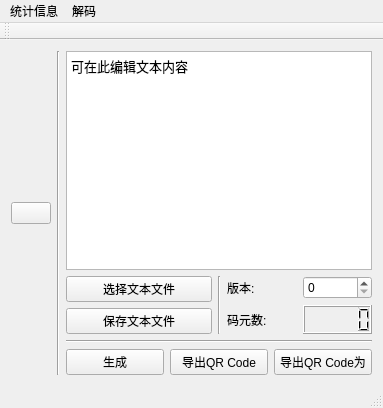
<?xml version="1.0" encoding="UTF-8"?>
<ui version="4.0">
 <class>MainWindow</class>
 <widget class="QMainWindow" name="MainWindow">
  <property name="geometry">
   <rect>
    <x>0</x>
    <y>0</y>
    <width>383</width>
    <height>408</height>
   </rect>
  </property>
  <property name="windowTitle">
   <string>MainWindow</string>
  </property>
  <widget class="QWidget" name="centralWidget">
   <layout class="QHBoxLayout" name="horizontalLayout_3">
    <item>
     <widget class="QPushButton" name="codeButton">
      <property name="text">
       <string/>
      </property>
     </widget>
    </item>
    <item>
     <widget class="Line" name="line_2">
      <property name="orientation">
       <enum>Qt::Vertical</enum>
      </property>
     </widget>
    </item>
    <item>
     <layout class="QVBoxLayout" name="verticalLayout">
      <item>
       <widget class="QTextEdit" name="textEdit">
        <property name="html">
         <string>&lt;!DOCTYPE HTML PUBLIC &quot;-//W3C//DTD HTML 4.0//EN&quot; &quot;http://www.w3.org/TR/REC-html40/strict.dtd&quot;&gt;
&lt;html&gt;&lt;head&gt;&lt;meta name=&quot;qrichtext&quot; content=&quot;1&quot; /&gt;&lt;style type=&quot;text/css&quot;&gt;
p, li { white-space: pre-wrap; }
&lt;/style&gt;&lt;/head&gt;&lt;body style=&quot; font-family:'Noto Sans'; font-size:10pt; font-weight:400; font-style:normal;&quot;&gt;
&lt;p style=&quot; margin-top:0px; margin-bottom:0px; margin-left:0px; margin-right:0px; -qt-block-indent:0; text-indent:0px;&quot;&gt;可在此编辑文本内容&lt;/p&gt;
&lt;p style=&quot;-qt-paragraph-type:empty; margin-top:0px; margin-bottom:0px; margin-left:0px; margin-right:0px; -qt-block-indent:0; text-indent:0px;&quot;&gt;&lt;br /&gt;&lt;/p&gt;&lt;/body&gt;&lt;/html&gt;</string>
        </property>
       </widget>
      </item>
      <item>
       <layout class="QHBoxLayout" name="horizontalLayout">
        <item>
         <layout class="QGridLayout" name="gridLayout_2">
          <item row="0" column="0">
           <widget class="QPushButton" name="selectFileButton">
            <property name="text">
             <string>选择文本文件</string>
            </property>
           </widget>
          </item>
          <item row="1" column="0">
           <widget class="QPushButton" name="saveFileButton">
            <property name="text">
             <string>保存文本文件</string>
            </property>
           </widget>
          </item>
         </layout>
        </item>
        <item>
         <widget class="Line" name="line">
          <property name="orientation">
           <enum>Qt::Vertical</enum>
          </property>
         </widget>
        </item>
        <item>
         <layout class="QGridLayout" name="gridLayout">
          <item row="0" column="0">
           <widget class="QLabel" name="versionLabel">
            <property name="text">
             <string>版本:</string>
            </property>
           </widget>
          </item>
          <item row="0" column="1">
           <widget class="QSpinBox" name="versionSpinBox"/>
          </item>
          <item row="1" column="0">
           <widget class="QLabel" name="SymbolNumLabel">
            <property name="text">
             <string>码元数:</string>
            </property>
           </widget>
          </item>
          <item row="1" column="1">
           <widget class="QLCDNumber" name="symbolNumLcdNumber"/>
          </item>
         </layout>
        </item>
       </layout>
      </item>
      <item>
       <widget class="Line" name="line_3">
        <property name="orientation">
         <enum>Qt::Horizontal</enum>
        </property>
       </widget>
      </item>
      <item>
       <layout class="QHBoxLayout" name="horizontalLayout_2">
        <item>
         <widget class="QPushButton" name="generateButton">
          <property name="text">
           <string>生成</string>
          </property>
         </widget>
        </item>
        <item>
         <widget class="QPushButton" name="exportButton">
          <property name="text">
           <string>导出QR Code</string>
          </property>
         </widget>
        </item>
        <item>
         <widget class="QPushButton" name="exportAsButton">
          <property name="text">
           <string>导出QR Code为</string>
          </property>
         </widget>
        </item>
       </layout>
      </item>
     </layout>
    </item>
   </layout>
  </widget>
  <widget class="QMenuBar" name="menuBar">
   <property name="geometry">
    <rect>
     <x>0</x>
     <y>0</y>
     <width>383</width>
     <height>30</height>
    </rect>
   </property>
   <widget class="QMenu" name="statisticsMenu">
    <property name="title">
     <string>统计信息</string>
    </property>
    <addaction name="showStatisticsAction"/>
    <addaction name="clearLogAction"/>
   </widget>
   <widget class="QMenu" name="menu_4">
    <property name="title">
     <string>解码</string>
    </property>
    <addaction name="openFileForDecodeAction"/>
   </widget>
   <addaction name="statisticsMenu"/>
   <addaction name="menu_4"/>
  </widget>
  <widget class="QToolBar" name="mainToolBar">
   <attribute name="toolBarArea">
    <enum>TopToolBarArea</enum>
   </attribute>
   <attribute name="toolBarBreak">
    <bool>false</bool>
   </attribute>
  </widget>
  <widget class="QStatusBar" name="statusBar"/>
  <action name="encodeSuccessRateAction">
   <property name="text">
    <string>&amp;success rate</string>
   </property>
  </action>
  <action name="encodeBytesCountAction">
   <property name="text">
    <string>&amp;bytes count</string>
   </property>
  </action>
  <action name="encodeTimesAction">
   <property name="text">
    <string>&amp;encode times</string>
   </property>
  </action>
  <action name="dncodeSuccessRateAction">
   <property name="text">
    <string>&amp;success rate</string>
   </property>
  </action>
  <action name="encodeBytesCountAction_2">
   <property name="text">
    <string>&amp;bytes count</string>
   </property>
  </action>
  <action name="decodeTimesAction">
   <property name="text">
    <string>&amp;decode times</string>
   </property>
  </action>
  <action name="openFileForDecodeAction">
   <property name="text">
    <string>从文件中读取二维码</string>
   </property>
   <property name="toolTip">
    <string>从文件中读取二维码</string>
   </property>
  </action>
  <action name="showStatisticsAction">
   <property name="text">
    <string>结果统计</string>
   </property>
  </action>
  <action name="clearLogAction">
   <property name="text">
    <string>清空历史</string>
   </property>
  </action>
 </widget>
 <layoutdefault spacing="6" margin="11"/>
 <tabstops>
  <tabstop>textEdit</tabstop>
  <tabstop>generateButton</tabstop>
  <tabstop>selectFileButton</tabstop>
  <tabstop>saveFileButton</tabstop>
  <tabstop>exportAsButton</tabstop>
  <tabstop>exportButton</tabstop>
  <tabstop>versionSpinBox</tabstop>
 </tabstops>
 <resources/>
 <connections/>
</ui>
